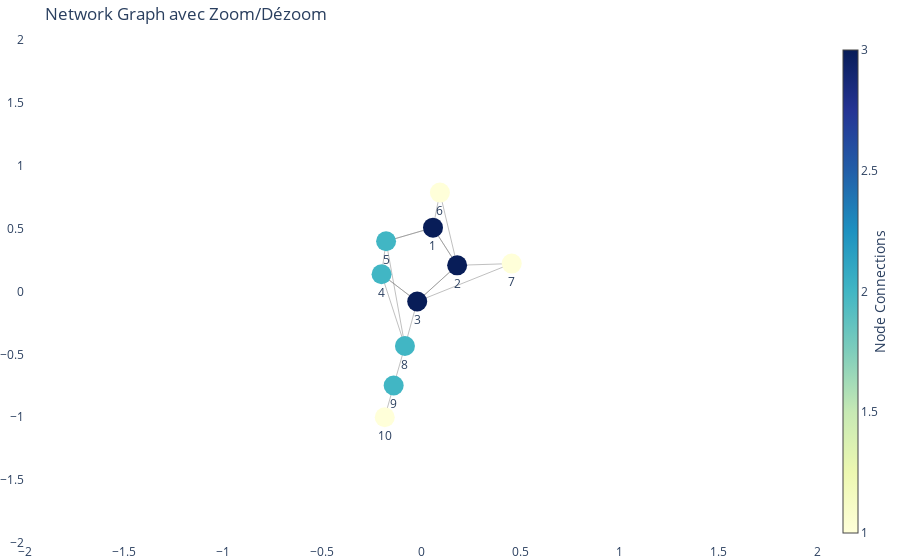

The cell this chart's notebook holds for it:
### Code cell
# ChatGPT


# Création du graphe
G = nx.Graph()

# Ajouter des arêtes (exemple avec 10 arêtes)
edges = [(1, 2), (2, 3), (3, 4), (4, 5), (5, 1),
         (1, 6), (2, 7), (3, 8), (8, 9), (9, 10)]
G.add_edges_from(edges)

# Position des nœuds avec l'algorithme Spring Layout
pos = nx.spring_layout(G, seed=42)

# Extraire les positions des nœuds
x_nodes = [pos[node][0] for node in G.nodes()]
y_nodes = [pos[node][1] for node in G.nodes()]

# Extraire les arêtes pour les afficher sous forme de lignes
edge_x = []
edge_y = []
for edge in G.edges():
    x0, y0 = pos[edge[0]]
    x1, y1 = pos[edge[1]]
    edge_x.append(x0)
    edge_x.append(x1)
    edge_y.append(y0)
    edge_y.append(y1)

# Création de la trace pour les arêtes
edges_trace = go.Scatter(
    x=edge_x,
    y=edge_y,
    mode='lines',
    line=dict(width=0.5, color='gray'),
    hoverinfo='none'
)

# Création de la trace pour les nœuds
nodes_trace = go.Scatter(
    x=x_nodes,
    y=y_nodes,
    mode='markers+text',
    text=[str(node) for node in G.nodes()],
    marker=dict(
        showscale=True,
        colorscale='YlGnBu',
        size=20,
        color=[len(list(G.neighbors(node))) for node in G.nodes()],
        colorbar=dict(thickness=15, title='Node Connections', xanchor='left', titleside='right')
    ),
    textposition="bottom center"
)

# Ajouter les traces pour les arêtes et les nœuds à la figure
fig = go.Figure(data=[edges_trace, nodes_trace])

# Paramètres de mise en page pour l'interactivité
fig.update_layout(
    title="Network Graph avec Zoom/Dézoom",
    showlegend=False,
    hovermode='closest',
    xaxis=dict(showgrid=False, zeroline=False),# Ajout de 'scaleanchor' pour lier les axes X et Y pour le zoom
    yaxis=dict(showgrid=False, zeroline=False),
    plot_bgcolor='white',
    margin=dict(l=0, r=0, t=40, b=0),
    dragmode='zoom',  # Permet le zoom et le déplacement
    # Paramètres de zoom via la molette
    xaxis_range=[-2, 2],  # Plage initiale pour l'axe X
    yaxis_range=[-2, 2],  # Plage initiale pour l'axe Y
    # Permet le zoom avec la molette de la souris (sans l'empêcher)
    hoverlabel=dict(bgcolor="white", font_size=13, font_family="Rockwell")
)

# Affichage du graphique
fig.show()

### Figure 1 — Plotly figure (JSON) as saved in the notebook; plotly's stock layout.template omitted (floating-point values rounded to 4 significant figures)
{"data": [{"hoverinfo": "none", "line": {"color": "gray", "width": 0.5}, "mode": "lines", "type": "scatter", "x": [0.06056, 0.1826, 0.06056, -0.1764, 0.06056, 0.09558, 0.1826, -0.01917, 0.1826, 0.4581, -0.01917, -0.1992, -0.01917, -0.08101, -0.1992, -0.1764, -0.08101, -0.1381, -0.1381, -0.183], "y": [0.5079, 0.2082, 0.5079, 0.3992, 0.5079, 0.7863, 0.2082, -0.07952, 0.2082, 0.222, -0.07952, 0.137, -0.07952, -0.4338, 0.137, 0.3992, -0.4338, -0.7474, -0.7474, -1.0]}, {"marker": {"color": [3, 3, 3, 2, 2, 1, 1, 2, 2, 1], "colorbar": {"thickness": 15, "title": {"side": "right", "text": "Node Connections"}, "xanchor": "left"}, "colorscale": [[0, "rgb(255,255,217)"], [0.125, "rgb(237,248,177)"], [0.25, "rgb(199,233,180)"], [0.375, "rgb(127,205,187)"], [0.5, "rgb(65,182,196)"], [0.625, "rgb(29,145,192)"], [0.75, "rgb(34,94,168)"], [0.875, "rgb(37,52,148)"], [1, "rgb(8,29,88)"]], "showscale": true, "size": 20}, "mode": "markers+text", "text": ["1", "2", "3", "4", "5", "6", "7", "8", "9", "10"], "textposition": "bottom center", "type": "scatter", "x": [0.06056, 0.1826, -0.01917, -0.1992, -0.1764, 0.09558, 0.4581, -0.08101, -0.1381, -0.183], "y": [0.5079, 0.2082, -0.07952, 0.137, 0.3992, 0.7863, 0.222, -0.4338, -0.7474, -1.0]}], "layout": {"dragmode": "zoom", "hoverlabel": {"bgcolor": "white", "font": {"family": "Rockwell", "size": 13}}, "hovermode": "closest", "margin": {"b": 0, "l": 0, "r": 0, "t": 40}, "plot_bgcolor": "white", "showlegend": false, "title": {"text": "Network Graph avec Zoom/Dézoom"}, "xaxis": {"range": [-2, 2], "showgrid": false, "zeroline": false}, "yaxis": {"range": [-2, 2], "showgrid": false, "zeroline": false}}}
